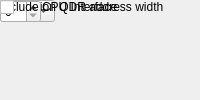
<?xml version="1.0" encoding="UTF-8"?>
<ui version="4.0">
 <class>MainWindow</class>
 <widget class="QMainWindow" name="MainWindow">
  <property name="windowTitle"><string>QDR</string></property>
  <widget class="QWidget" name="centralwidget">
   <!-- NOTE: this is a simplified structural mirror of the generated
        <module>_ui.py, not a full round-trip Designer file. Regenerate
        both from the same spec if you need to edit layout by hand. -->
       <widget class="QLabel" name="label_which_qdr">
     <property name="text"><string>QDR Chip</string></property>
    </widget>
       <widget class="QComboBox" name="which_qdr">
     <item><property name="text"><string>qdr0</string></property></item>
     <item><property name="text"><string>qdr1</string></property></item>
     <item><property name="text"><string>qdr2</string></property></item>
     <item><property name="text"><string>qdr3</string></property></item>
    </widget>
       <widget class="QLabel" name="label_qdr_awidth">
     <property name="text"><string>Simulation QDR address width</string></property>
    </widget>
       <widget class="QSpinBox" name="qdr_awidth"/>
       <widget class="QLabel" name="label_use_sniffer">
     <property name="text"><string>Include CPU Interface</string></property>
    </widget>
       <widget class="QCheckBox" name="use_sniffer"/>
  </widget>
 </widget>
 <resources/>
 <connections/>
</ui>
